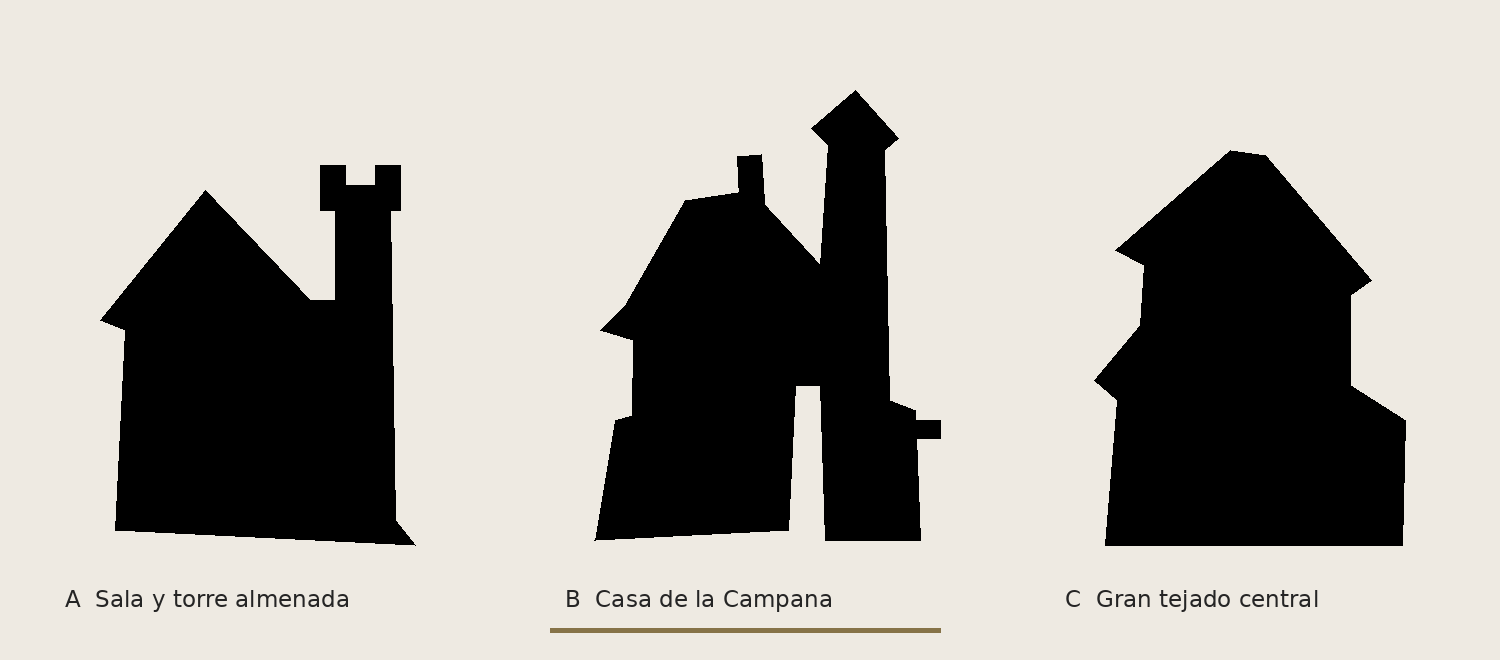

This figure's Python source:
from PIL import Image,ImageDraw,ImageFont
from pathlib import Path
out=Path(__file__).parent
im=Image.new('RGB',(1500,660),'#eeeae2');d=ImageDraw.Draw(im)
font=ImageFont.truetype('/usr/share/fonts/truetype/dejavu/DejaVuSans.ttf',23)
# Design contours, drawn before 3D authoring; all masses solid black.
shapes=[[(65,470),(75,270),(50,260),(155,130),(260,240),(285,240),(285,150),(270,150),(270,105),(295,105),(295,125),(325,125),(325,105),(350,105),(350,150),(340,150),(345,460),(365,485)],
[(45,480),(65,360),(82,355),(83,280),(50,270),(75,245),(135,140),(201,130),(270,205),(278,85),(261,68),(305,30),(348,78),(334,90),(339,340),(365,350),(370,480),(275,480),(270,325),(245,325),(238,470)],
[(55,485),(67,340),(44,320),(90,265),(94,205),(65,190),(180,90),(215,95),(321,220),(300,235),(300,325),(355,360),(352,485)]]
for i,p in enumerate(shapes):
 ox=i*500+50
 d.polygon([(x+ox,y+60) for x,y in p],fill='black')
 if i==1:
  d.polygon([(ox+190,220),(ox+187,156),(ox+211,154),(ox+216,233)],fill='black')
  d.rectangle((ox+330,420,ox+390,438),fill='black')
 d.text((i*500+65,585),['A  Sala y torre almenada','B  Casa de la Campana','C  Gran tejado central'][i],fill='#252525',font=font)
 if i==1:d.line((550,630,940,630),fill='#867348',width=5)
im.save(out/'silhouettes.png')
